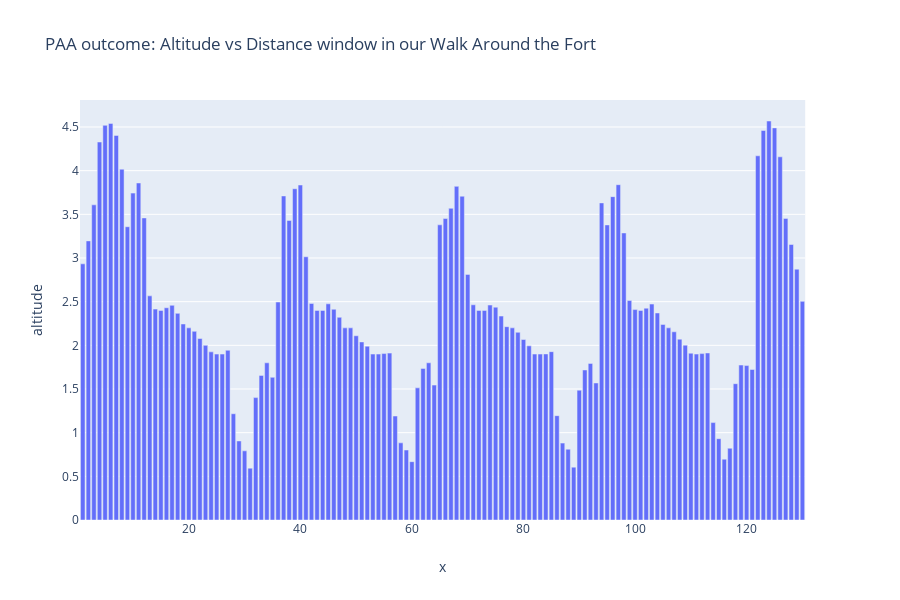

Notebook cell for this chart:
### Code cell
# create Pandas data frame from  numpy.ndarray
de = pd.DataFrame(data=e[:],    # values
              index=e[:],    # 1st column as index
              columns=['altitude']
                 ) 
# add an column x that has its values set to the row index of each row
de['x'] = range(1, len(de) + 1)
fig = px.bar(de, x="x", y="altitude", title='PAA outcome: Altitude vs Distance window in our Walk Around the Fort')
fig.show()

### Figure 1 — Plotly figure (JSON) as saved in the notebook; plotly's stock layout.template omitted (floating-point values rounded to 4 significant figures; data arrays with more than 128 entries replaced by an {"elided": "..."} marker saying what was removed)
{"data": [{"alignmentgroup": "True", "hoverlabel": {"namelength": 0}, "hovertemplate": "x=%{x}<br>altitude=%{y}", "legendgroup": "", "marker": {"color": "#636efa"}, "name": "", "offsetgroup": "", "orientation": "v", "showlegend": false, "textposition": "auto", "type": "bar", "x": {"elided": "130 int values"}, "xaxis": "x", "y": {"elided": "130 float values"}, "yaxis": "y"}], "layout": {"barmode": "relative", "height": 600, "legend": {"tracegroupgap": 0}, "title": {"text": "PAA outcome: Altitude vs Distance window in our Walk Around the Fort"}, "xaxis": {"anchor": "y", "domain": [0, 0.98], "title": {"text": "x"}}, "yaxis": {"anchor": "x", "domain": [0, 1], "title": {"text": "altitude"}}}}
